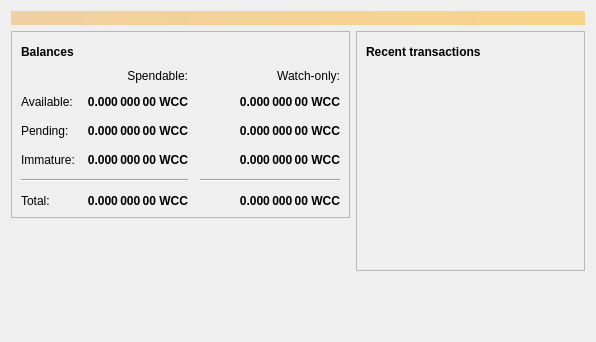
<?xml version="1.0" encoding="UTF-8"?>
<ui version="4.0">
 <class>OverviewPage</class>
 <widget class="QWidget" name="OverviewPage">
  <property name="geometry">
   <rect>
    <x>0</x>
    <y>0</y>
    <width>596</width>
    <height>342</height>
   </rect>
  </property>
  <property name="windowTitle">
   <string>Form</string>
  </property>
  <layout class="QVBoxLayout" name="topLayout">
   <item>
    <widget class="QLabel" name="labelAlerts">
     <property name="visible">
      <bool>false</bool>
     </property>
     <property name="styleSheet">
      <string notr="true">QLabel { background-color: qlineargradient(x1: 0, y1: 0, x2: 1, y2: 0, stop:0 #F0D0A0, stop:1 #F8D488); color:#000000; }</string>
     </property>
     <property name="wordWrap">
      <bool>true</bool>
     </property>
     <property name="margin">
      <number>3</number>
     </property>
     <property name="textInteractionFlags">
      <set>Qt::TextSelectableByMouse</set>
     </property>
    </widget>
   </item>
   <item>
    <layout class="QHBoxLayout" name="horizontalLayout" stretch="1,1">
     <item>
      <layout class="QVBoxLayout" name="verticalLayout_2">
       <item>
        <widget class="QFrame" name="frame">
         <property name="frameShape">
          <enum>QFrame::StyledPanel</enum>
         </property>
         <property name="frameShadow">
          <enum>QFrame::Raised</enum>
         </property>
         <layout class="QVBoxLayout" name="verticalLayout_4">
          <item>
           <layout class="QHBoxLayout" name="horizontalLayout_4">
            <item>
             <widget class="QLabel" name="label_5">
              <property name="font">
               <font>
                <weight>75</weight>
                <bold>true</bold>
               </font>
              </property>
              <property name="text">
               <string>Balances</string>
              </property>
             </widget>
            </item>
            <item>
             <widget class="QPushButton" name="labelWalletStatus">
              <property name="enabled">
               <bool>true</bool>
              </property>
              <property name="maximumSize">
               <size>
                <width>30</width>
                <height>16777215</height>
               </size>
              </property>
              <property name="toolTip">
               <string>The displayed information may be out of date. Your wallet automatically synchronizes with the Wcccoin network after a connection is established, but this process has not completed yet.</string>
              </property>
              <property name="text">
               <string/>
              </property>
              <property name="icon">
               <iconset resource="../bitcoin.qrc">
                <normaloff>:/icons/warning</normaloff>
                <disabledoff>:/icons/warning</disabledoff>:/icons/warning</iconset>
              </property>
              <property name="iconSize">
               <size>
                <width>24</width>
                <height>24</height>
               </size>
              </property>
              <property name="flat">
               <bool>true</bool>
              </property>
             </widget>
            </item>
            <item>
             <spacer name="horizontalSpacer_3">
              <property name="orientation">
               <enum>Qt::Horizontal</enum>
              </property>
              <property name="sizeHint" stdset="0">
               <size>
                <width>40</width>
                <height>20</height>
               </size>
              </property>
             </spacer>
            </item>
           </layout>
          </item>
          <item>
           <layout class="QGridLayout" name="gridLayout">
            <property name="spacing">
             <number>12</number>
            </property>
            <item row="2" column="2">
             <widget class="QLabel" name="labelWatchPending">
              <property name="font">
               <font>
                <weight>75</weight>
                <bold>true</bold>
               </font>
              </property>
              <property name="cursor">
               <cursorShape>IBeamCursor</cursorShape>
              </property>
              <property name="toolTip">
               <string>Unconfirmed transactions to watch-only addresses</string>
              </property>
              <property name="text">
               <string notr="true">0.000 000 00 WCC</string>
              </property>
              <property name="alignment">
               <set>Qt::AlignRight|Qt::AlignTrailing|Qt::AlignVCenter</set>
              </property>
              <property name="textInteractionFlags">
               <set>Qt::LinksAccessibleByMouse|Qt::TextSelectableByKeyboard|Qt::TextSelectableByMouse</set>
              </property>
             </widget>
            </item>
            <item row="2" column="1">
             <widget class="QLabel" name="labelUnconfirmed">
              <property name="font">
               <font>
                <weight>75</weight>
                <bold>true</bold>
               </font>
              </property>
              <property name="cursor">
               <cursorShape>IBeamCursor</cursorShape>
              </property>
              <property name="toolTip">
               <string>Total of transactions that have yet to be confirmed, and do not yet count toward the spendable balance</string>
              </property>
              <property name="text">
               <string notr="true">0.000 000 00 WCC</string>
              </property>
              <property name="alignment">
               <set>Qt::AlignRight|Qt::AlignTrailing|Qt::AlignVCenter</set>
              </property>
              <property name="textInteractionFlags">
               <set>Qt::LinksAccessibleByMouse|Qt::TextSelectableByKeyboard|Qt::TextSelectableByMouse</set>
              </property>
             </widget>
            </item>
            <item row="3" column="2">
             <widget class="QLabel" name="labelWatchImmature">
              <property name="font">
               <font>
                <weight>75</weight>
                <bold>true</bold>
               </font>
              </property>
              <property name="cursor">
               <cursorShape>IBeamCursor</cursorShape>
              </property>
              <property name="toolTip">
               <string>Mined balance in watch-only addresses that has not yet matured</string>
              </property>
              <property name="text">
               <string notr="true">0.000 000 00 WCC</string>
              </property>
              <property name="alignment">
               <set>Qt::AlignRight|Qt::AlignTrailing|Qt::AlignVCenter</set>
              </property>
              <property name="textInteractionFlags">
               <set>Qt::LinksAccessibleByMouse|Qt::TextSelectableByKeyboard|Qt::TextSelectableByMouse</set>
              </property>
             </widget>
            </item>
            <item row="4" column="0" colspan="2">
             <widget class="Line" name="line">
              <property name="orientation">
               <enum>Qt::Horizontal</enum>
              </property>
             </widget>
            </item>
            <item row="4" column="2">
             <widget class="Line" name="lineWatchBalance">
              <property name="sizePolicy">
               <sizepolicy hsizetype="Preferred" vsizetype="Fixed">
                <horstretch>0</horstretch>
                <verstretch>0</verstretch>
               </sizepolicy>
              </property>
              <property name="minimumSize">
               <size>
                <width>140</width>
                <height>0</height>
               </size>
              </property>
              <property name="orientation">
               <enum>Qt::Horizontal</enum>
              </property>
             </widget>
            </item>
            <item row="5" column="0">
             <widget class="QLabel" name="labelTotalText">
              <property name="text">
               <string>Total:</string>
              </property>
             </widget>
            </item>
            <item row="3" column="1">
             <widget class="QLabel" name="labelImmature">
              <property name="font">
               <font>
                <weight>75</weight>
                <bold>true</bold>
               </font>
              </property>
              <property name="cursor">
               <cursorShape>IBeamCursor</cursorShape>
              </property>
              <property name="toolTip">
               <string>Mined balance that has not yet matured</string>
              </property>
              <property name="text">
               <string notr="true">0.000 000 00 WCC</string>
              </property>
              <property name="alignment">
               <set>Qt::AlignRight|Qt::AlignTrailing|Qt::AlignVCenter</set>
              </property>
              <property name="textInteractionFlags">
               <set>Qt::LinksAccessibleByMouse|Qt::TextSelectableByKeyboard|Qt::TextSelectableByMouse</set>
              </property>
             </widget>
            </item>
            <item row="2" column="3">
             <spacer name="horizontalSpacer_2">
              <property name="orientation">
               <enum>Qt::Horizontal</enum>
              </property>
              <property name="sizeHint" stdset="0">
               <size>
                <width>40</width>
                <height>20</height>
               </size>
              </property>
             </spacer>
            </item>
            <item row="3" column="0">
             <widget class="QLabel" name="labelImmatureText">
              <property name="text">
               <string>Immature:</string>
              </property>
             </widget>
            </item>
            <item row="5" column="1">
             <widget class="QLabel" name="labelTotal">
              <property name="font">
               <font>
                <weight>75</weight>
                <bold>true</bold>
               </font>
              </property>
              <property name="cursor">
               <cursorShape>IBeamCursor</cursorShape>
              </property>
              <property name="toolTip">
               <string>Your current total balance</string>
              </property>
              <property name="text">
               <string notr="true">0.000 000 00 WCC</string>
              </property>
              <property name="alignment">
               <set>Qt::AlignRight|Qt::AlignTrailing|Qt::AlignVCenter</set>
              </property>
              <property name="textInteractionFlags">
               <set>Qt::LinksAccessibleByMouse|Qt::TextSelectableByKeyboard|Qt::TextSelectableByMouse</set>
              </property>
             </widget>
            </item>
            <item row="5" column="2">
             <widget class="QLabel" name="labelWatchTotal">
              <property name="font">
               <font>
                <weight>75</weight>
                <bold>true</bold>
               </font>
              </property>
              <property name="cursor">
               <cursorShape>IBeamCursor</cursorShape>
              </property>
              <property name="toolTip">
               <string>Current total balance in watch-only addresses</string>
              </property>
              <property name="text">
               <string notr="true">0.000 000 00 WCC</string>
              </property>
              <property name="alignment">
               <set>Qt::AlignRight|Qt::AlignTrailing|Qt::AlignVCenter</set>
              </property>
              <property name="textInteractionFlags">
               <set>Qt::LinksAccessibleByMouse|Qt::TextSelectableByKeyboard|Qt::TextSelectableByMouse</set>
              </property>
             </widget>
            </item>
            <item row="0" column="2">
             <widget class="QLabel" name="labelWatchonly">
              <property name="text">
               <string>Watch-only:</string>
              </property>
              <property name="alignment">
               <set>Qt::AlignRight|Qt::AlignTrailing|Qt::AlignVCenter</set>
              </property>
             </widget>
            </item>
            <item row="1" column="0">
             <widget class="QLabel" name="labelBalanceText">
              <property name="text">
               <string>Available:</string>
              </property>
             </widget>
            </item>
            <item row="1" column="1">
             <widget class="QLabel" name="labelBalance">
              <property name="font">
               <font>
                <weight>75</weight>
                <bold>true</bold>
               </font>
              </property>
              <property name="cursor">
               <cursorShape>IBeamCursor</cursorShape>
              </property>
              <property name="toolTip">
               <string>Your current spendable balance</string>
              </property>
              <property name="text">
               <string notr="true">0.000 000 00 WCC</string>
              </property>
              <property name="alignment">
               <set>Qt::AlignRight|Qt::AlignTrailing|Qt::AlignVCenter</set>
              </property>
              <property name="textInteractionFlags">
               <set>Qt::LinksAccessibleByMouse|Qt::TextSelectableByKeyboard|Qt::TextSelectableByMouse</set>
              </property>
             </widget>
            </item>
            <item row="1" column="2">
             <widget class="QLabel" name="labelWatchAvailable">
              <property name="font">
               <font>
                <weight>75</weight>
                <bold>true</bold>
               </font>
              </property>
              <property name="cursor">
               <cursorShape>IBeamCursor</cursorShape>
              </property>
              <property name="toolTip">
               <string>Your current balance in watch-only addresses</string>
              </property>
              <property name="text">
               <string notr="true">0.000 000 00 WCC</string>
              </property>
              <property name="alignment">
               <set>Qt::AlignRight|Qt::AlignTrailing|Qt::AlignVCenter</set>
              </property>
              <property name="textInteractionFlags">
               <set>Qt::LinksAccessibleByMouse|Qt::TextSelectableByKeyboard|Qt::TextSelectableByMouse</set>
              </property>
             </widget>
            </item>
            <item row="2" column="0">
             <widget class="QLabel" name="labelPendingText">
              <property name="text">
               <string>Pending:</string>
              </property>
             </widget>
            </item>
            <item row="0" column="1">
             <widget class="QLabel" name="labelSpendable">
              <property name="text">
               <string>Spendable:</string>
              </property>
              <property name="alignment">
               <set>Qt::AlignRight|Qt::AlignTrailing|Qt::AlignVCenter</set>
              </property>
             </widget>
            </item>
           </layout>
          </item>
         </layout>
        </widget>
       </item>
       <item>
        <spacer name="verticalSpacer">
         <property name="orientation">
          <enum>Qt::Vertical</enum>
         </property>
         <property name="sizeHint" stdset="0">
          <size>
           <width>20</width>
           <height>40</height>
          </size>
         </property>
        </spacer>
       </item>
      </layout>
     </item>
     <item>
      <layout class="QVBoxLayout" name="verticalLayout_3">
       <item>
        <widget class="QFrame" name="frame_2">
         <property name="frameShape">
          <enum>QFrame::StyledPanel</enum>
         </property>
         <property name="frameShadow">
          <enum>QFrame::Raised</enum>
         </property>
         <layout class="QVBoxLayout" name="verticalLayout">
          <item>
           <layout class="QHBoxLayout" name="horizontalLayout_2">
            <item>
             <widget class="QLabel" name="label_4">
              <property name="font">
               <font>
                <weight>75</weight>
                <bold>true</bold>
               </font>
              </property>
              <property name="text">
               <string>Recent transactions</string>
              </property>
             </widget>
            </item>
            <item>
             <widget class="QPushButton" name="labelTransactionsStatus">
              <property name="enabled">
               <bool>true</bool>
              </property>
              <property name="maximumSize">
               <size>
                <width>30</width>
                <height>16777215</height>
               </size>
              </property>
              <property name="toolTip">
               <string>The displayed information may be out of date. Your wallet automatically synchronizes with the Wcccoin network after a connection is established, but this process has not completed yet.</string>
              </property>
              <property name="text">
               <string/>
              </property>
              <property name="icon">
               <iconset resource="../bitcoin.qrc">
                <normaloff>:/icons/warning</normaloff>
                <disabledoff>:/icons/warning</disabledoff>:/icons/warning</iconset>
              </property>
              <property name="iconSize">
               <size>
                <width>24</width>
                <height>24</height>
               </size>
              </property>
              <property name="flat">
               <bool>true</bool>
              </property>
             </widget>
            </item>
            <item>
             <spacer name="horizontalSpacer">
              <property name="orientation">
               <enum>Qt::Horizontal</enum>
              </property>
              <property name="sizeHint" stdset="0">
               <size>
                <width>40</width>
                <height>20</height>
               </size>
              </property>
             </spacer>
            </item>
           </layout>
          </item>
          <item>
           <widget class="QListView" name="listTransactions">
            <property name="styleSheet">
             <string notr="true">QListView { background: transparent; }</string>
            </property>
            <property name="frameShape">
             <enum>QFrame::NoFrame</enum>
            </property>
            <property name="verticalScrollBarPolicy">
             <enum>Qt::ScrollBarAlwaysOff</enum>
            </property>
            <property name="horizontalScrollBarPolicy">
             <enum>Qt::ScrollBarAlwaysOff</enum>
            </property>
            <property name="selectionMode">
             <enum>QAbstractItemView::NoSelection</enum>
            </property>
           </widget>
          </item>
         </layout>
        </widget>
       </item>
       <item>
        <spacer name="verticalSpacer_2">
         <property name="orientation">
          <enum>Qt::Vertical</enum>
         </property>
         <property name="sizeHint" stdset="0">
          <size>
           <width>20</width>
           <height>40</height>
          </size>
         </property>
        </spacer>
       </item>
      </layout>
     </item>
    </layout>
   </item>
  </layout>
 </widget>
 <resources/>
 <connections/>
</ui>
